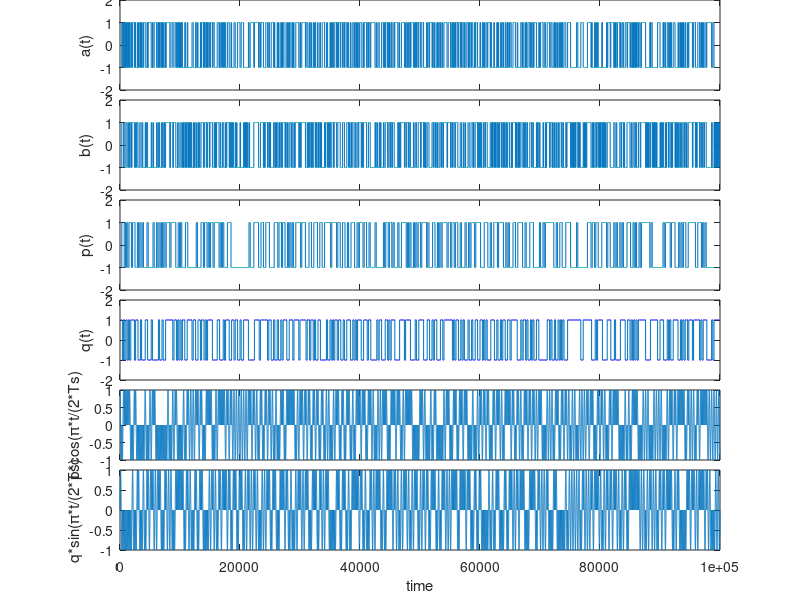
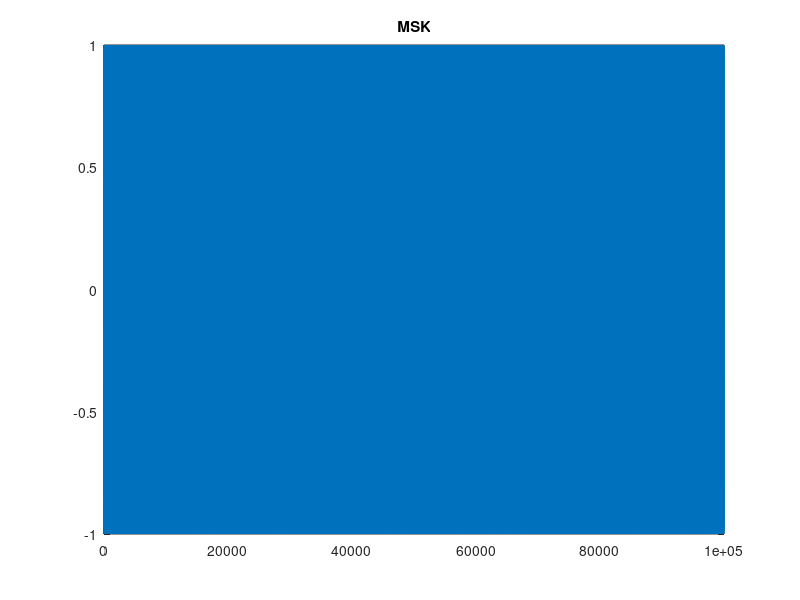

Write the MATLAB code that produced these figures, in order. (Note: this script raises an error after producing the figures.)
%gen MSK by Quadrature
%s_k(t)=p_k*cos(pi*t/(2*T_s))cos(w_c*t)-q_k*sin(pi*t/(2*T_s))sin(w_c*t)
%(k-1)T_s<t<=k*T_S
clc
clear

Rs=10e2;                                        %bit ratio
Ts=1/Rs;
N=1000;                                          %Number of bits to process
fc=10e3;                                        %carrier frequency
fs=10e4;                                        %sample frequency
T=1/fs;
t=(0:(round(N*Ts/T)-1))*T;
r=Ts/T;
%% Orthogonal carrier wave
xc=cos(2*pi*fc*t);
xs=sin(2*pi*fc*t);
%% gengerate bit sequence
a=2*(rand(1,N)>0.5)-1;
%a=[1,1,-1,1,-1,-1,1,1,-1,1] %%test signal
%a=[1,1,1,-1,-1,1,1,1,-1,-1]
a_sample=repmat(a,r,1);
a_sample=a_sample(:)';
subplot(6,1,1)
plot(a_sample)
set(gca,'xticklabel',[]);
set(gca,'position',[0.15 5.1/6 0.75 0.9/6])
axis([0 length(a_sample) -2 2])
ylabel('a(t)')
%% Differential coding

b=ones(1,N);
b(1)=a(1);
for jj=2:N
   if a(jj)==1
       b(jj)=b(jj-1);
   else
       b(jj)=-b(jj-1);
   end
end

b_sample=repmat(b,r,1);
b_sample=b_sample(:)';
subplot(6,1,2);
plot(b_sample)
set(gca,'xticklabel',[]);
set(gca,'position',[0.15 4.1/6 0.75 0.9/6])
axis([0 length(b_sample) -2 2])
ylabel('b(t)')

%% serial to parallel conversion
%b1b2b3b4b5b6b7b8=p1q2p3q4p5q6
%b1=p1=p2,b2=q2=q3
%p_k:p1p2p3p4p5p6p7=b1b1b3b3b5b5b7
%q_k:q1q2q3q4q5q6q7q8=b0b2b2b4b4b6b6b8
%At present, I don't know how to get the value of b0 p0 and q0 ,
%Suppose b0=a0,p0=cos(\phi_{0})=1,q0=b0
b_odd=b(1:2:end);
b_even=b(2:2:end);
p=reshape([b_even;b_even],1,[]);
p=[1,p(1:end-1)];
q=reshape([b_odd;b_odd],1,[]);

%% plot p(t)
p_sample=repmat(p,r,1);
p_sample=p_sample(:)';
subplot(6,1,3);
plot(p_sample)
set(gca,'xticklabel',[]);
set(gca,'position',[0.15 3.1/6 0.75 0.9/6])
axis([0 length(p_sample) -2 2])
ylabel('p(t)')
%% plot q(t)
q_sample=repmat(q,r,1);
q_sample=q_sample(:)';
subplot(6,1,4);
plot(q_sample);
set(gca,'xticklabel',[]);
set(gca,'position',[0.15 2.2/6 0.75 0.8/6])
axis([0 length(q_sample) -2 2])
ylabel('q(t)')

%% plot p_sample.*cos(pi*t/(2*Ts))
subplot(6,1,5);
plot(p_sample.*cos(pi*t/(2*Ts)));
set(gca,'xticklabel',[]);
set(gca,'position',[0.15 1.4/6 0.75 0.7/6])
axis([0 length(q_sample) -1 1])
ylabel('p*cos(\pi*t/(2*Ts)')

%% plot q_sample.*sin(pi*t/(2*Ts))
subplot(6,1,6)
plot(q_sample.*sin(pi*t/(2*Ts)))
%set(gca,'xticklabel',[]);
set(gca,'position',[0.15 1/12 0.75 0.8/6])
xlabel('time')
ylabel('q*sin(\pi*t/(2*Ts)')

%% s: MSK signal
s=p_sample.*cos(pi*t/(2*Ts)).*xc-q_sample.*sin(pi*t/(2*Ts)).*xs;
sl=p_sample.*cos(pi*t/(2*Ts))-q_sample.*sin(pi*t/(2*Ts))*j;
figure
plot(s)
title('MSK')
figure
plotSpectral(s,fs);

%% plot additive phase
%theta_k(t)=a_k*pi/(2*T_s)*t+phi
phi=zeros(1,N);
for jj=2:N
    phi(jj)=phi(jj-1)+(jj-1)*pi/2*(a(jj-1)-a(jj));
end
%phi=mod(phi,2*pi)
phi=repmat(phi,r,1);
phi=phi(:)';
theta=(a_sample*pi)/(2*Ts).*t+phi;
theta=wrapToPi(theta);
plot(theta,'r')
set(gca,'YTick',-pi:pi/2:pi)
set(gca,'YTickLabel',{'-pi','-pi/2','0','pi/2','pi'})
ylabel('\theta_{k}(t)')
xlabel('time')
title('additive phase (mod 2\pi)')
grid on